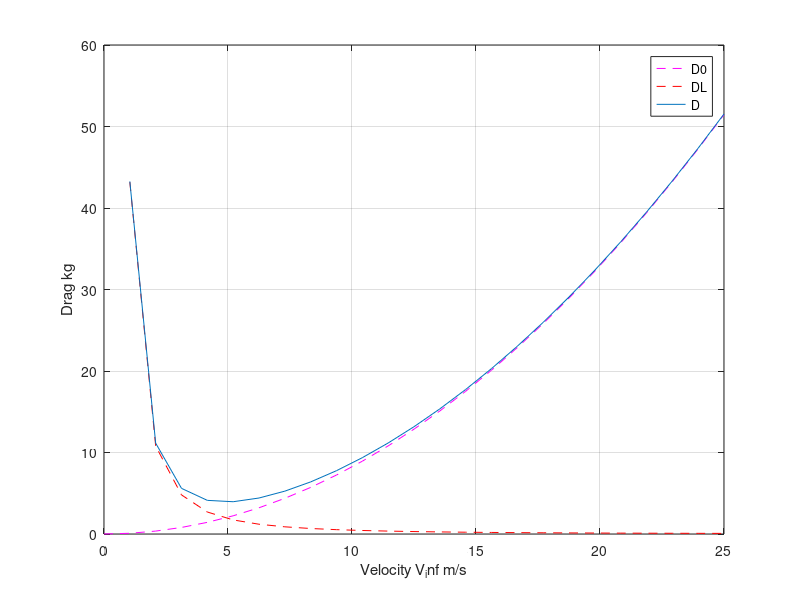

This figure's MATLAB source:
% uavthrustrequired.m
%   First  edition : 07-Apr-2015 10:37:56
%   Lasted edition : 07-Apr-2015 10:37:56
%
% DESCRIPTION
%   This is the file calculating the thrust required.
%
% COPYRIGHT
%   Copyright 2015 UAV Laboratory, Dept. of Aerospace Engineering, Tamkang
%   University.
%
% AUTHOR INFORMATIONS
%   Chang, Wei-Chieh 
%    addischang1991@gmail.com
%   Huang,Kuan-Lin 
%     breakfastho@yahoo.com.tw
%   Liu, Yu-Lin 
%     lightning.539418@gmail.com

% Clear the command window and data.
clear;clc;clf;

rho_inf = 1.2133;
V_inf = linspace( 0, 25, 25 );
S = 0.8929;
b = 2.5;
CD_0 = 0.152;
e = 0.84;
W = 18.75;
AR = b^2 / S;
K_3 = 1 / ( pi * e * AR );
K_1 = (1/3) * K_3;
K = K_1 + K_3;
CL = W ./ ((1/2) * rho_inf .* V_inf.^2 * S);
CD = CD_0 + K * CL.^2;
D_0 = (1/2) * rho_inf .* V_inf.^2 * S .* CD_0;
D_L = (1/2) * rho_inf .* V_inf.^2 * S * K .* CL.^2;
D = D_0 + D_L;
D_min = min(D)
plot( V_inf, D_0, '--m', V_inf, D_L, '--r', V_inf, D );
grid on
legend('D0','DL','D')
xlabel('Velocity V_inf m/s')
ylabel('Drag kg')